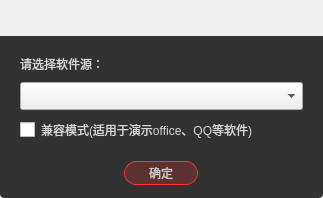
<?xml version="1.0" encoding="UTF-8"?>
<ui version="4.0">
 <class>WindowSettingUI</class>
 <widget class="QDialog" name="WindowSettingUI">
  <property name="geometry">
   <rect>
    <x>0</x>
    <y>0</y>
    <width>323</width>
    <height>198</height>
   </rect>
  </property>
  <property name="windowTitle">
   <string>Dialog</string>
  </property>
  <layout class="QGridLayout" name="gridLayout">
   <property name="leftMargin">
    <number>0</number>
   </property>
   <property name="topMargin">
    <number>0</number>
   </property>
   <property name="rightMargin">
    <number>0</number>
   </property>
   <property name="bottomMargin">
    <number>0</number>
   </property>
   <property name="spacing">
    <number>0</number>
   </property>
   <item row="0" column="0">
    <widget class="QWidget" name="widget" native="true">
     <property name="minimumSize">
      <size>
       <width>0</width>
       <height>36</height>
      </size>
     </property>
     <property name="maximumSize">
      <size>
       <width>16777215</width>
       <height>36</height>
      </size>
     </property>
     <layout class="QGridLayout" name="gridLayout_3">
      <property name="leftMargin">
       <number>0</number>
      </property>
      <property name="topMargin">
       <number>0</number>
      </property>
      <property name="rightMargin">
       <number>0</number>
      </property>
      <property name="bottomMargin">
       <number>0</number>
      </property>
      <property name="spacing">
       <number>0</number>
      </property>
      <item row="0" column="0">
       <layout class="QGridLayout" name="gridLayoutTitle"/>
      </item>
     </layout>
    </widget>
   </item>
   <item row="1" column="0">
    <widget class="QWidget" name="widget_2" native="true">
     <property name="styleSheet">
      <string notr="true">QWidget#widget_2{
background-color: rgb(50, 50, 50);
}</string>
     </property>
     <layout class="QGridLayout" name="gridLayout_2">
      <property name="leftMargin">
       <number>0</number>
      </property>
      <property name="topMargin">
       <number>0</number>
      </property>
      <property name="rightMargin">
       <number>0</number>
      </property>
      <property name="bottomMargin">
       <number>0</number>
      </property>
      <property name="spacing">
       <number>0</number>
      </property>
      <item row="0" column="0">
       <widget class="QWidget" name="widget_4" native="true">
        <layout class="QGridLayout" name="gridLayout_4">
         <property name="leftMargin">
          <number>20</number>
         </property>
         <property name="topMargin">
          <number>20</number>
         </property>
         <property name="rightMargin">
          <number>20</number>
         </property>
         <property name="horizontalSpacing">
          <number>20</number>
         </property>
         <property name="verticalSpacing">
          <number>10</number>
         </property>
         <item row="0" column="0">
          <widget class="QLabel" name="softwareList_Label">
           <property name="minimumSize">
            <size>
             <width>0</width>
             <height>16</height>
            </size>
           </property>
           <property name="maximumSize">
            <size>
             <width>16777215</width>
             <height>16</height>
            </size>
           </property>
           <property name="styleSheet">
            <string notr="true">font-size : 12px;
font-family : 微软雅黑;
color : #D6D6D6;;</string>
           </property>
           <property name="text">
            <string>请选择软件源：</string>
           </property>
          </widget>
         </item>
         <item row="2" column="0">
          <widget class="QCheckBox" name="ckb_compatible">
           <property name="enabled">
            <bool>true</bool>
           </property>
           <property name="styleSheet">
            <string notr="true">QCheckBox {font-size:12px;font-family:微软雅黑; color:#D6D6D6;}
QCheckBox:disabled {font-size:12px;font-family:微软雅黑; color:#D6D6D6;}
QCheckBox::indicator {width: 15px; height: 15px;}
QCheckBox::indicator:checked {border-image:url(:/sysButton/img/sysButton/check.png);}
QCheckBox::indicator:unchecked {border-image:url(:/sysButton/img/sysButton/uncheck.png);}
QCheckBox::indicator:checked:disabled {border-image:url(:/sysButton/img/sysButton/check.png);}
QCheckBox::indicator:unchecked:disabled {border-image:url(:/sysButton/img/sysButton/uncheck.png);}</string>
           </property>
           <property name="text">
            <string>兼容模式(适用于演示office、QQ等软件)</string>
           </property>
           <property name="checkable">
            <bool>true</bool>
           </property>
          </widget>
         </item>
         <item row="1" column="0">
          <widget class="QWidget" name="widget_5" native="true">
           <property name="minimumSize">
            <size>
             <width>0</width>
             <height>28</height>
            </size>
           </property>
           <property name="maximumSize">
            <size>
             <width>16777215</width>
             <height>28</height>
            </size>
           </property>
           <layout class="QGridLayout" name="gridLayout_6">
            <property name="leftMargin">
             <number>0</number>
            </property>
            <property name="topMargin">
             <number>0</number>
            </property>
            <property name="rightMargin">
             <number>0</number>
            </property>
            <property name="bottomMargin">
             <number>0</number>
            </property>
            <property name="horizontalSpacing">
             <number>20</number>
            </property>
            <property name="verticalSpacing">
             <number>0</number>
            </property>
            <item row="0" column="0">
             <widget class="ComboBox" name="mCmbWindowList">
              <property name="sizePolicy">
               <sizepolicy hsizetype="Expanding" vsizetype="Fixed">
                <horstretch>0</horstretch>
                <verstretch>0</verstretch>
               </sizepolicy>
              </property>
              <property name="minimumSize">
               <size>
                <width>0</width>
                <height>28</height>
               </size>
              </property>
              <property name="maximumSize">
               <size>
                <width>16777215</width>
                <height>28</height>
               </size>
              </property>
              <property name="sizeIncrement">
               <size>
                <width>0</width>
                <height>28</height>
               </size>
              </property>
             </widget>
            </item>
            <item row="0" column="1">
             <layout class="QGridLayout" name="gridLayoutBtn"/>
            </item>
           </layout>
          </widget>
         </item>
        </layout>
       </widget>
      </item>
     </layout>
    </widget>
   </item>
   <item row="2" column="0">
    <widget class="QWidget" name="widget_3" native="true">
     <property name="styleSheet">
      <string notr="true">QWidget#widget_3{
background-color: rgb(50, 50, 50);
border-bottom-left-radius:4px;border-bottom-right-radius:4px; 
}</string>
     </property>
     <layout class="QGridLayout" name="gridLayout_5">
      <item row="0" column="0">
       <widget class="QPushButton" name="saveBtn">
        <property name="minimumSize">
         <size>
          <width>74</width>
          <height>24</height>
         </size>
        </property>
        <property name="maximumSize">
         <size>
          <width>70</width>
          <height>24</height>
         </size>
        </property>
        <property name="styleSheet">
         <string notr="true">QPushButton:hover{background-color: rgb(255, 51, 51);border-radius: 12px;color: rgb(255, 235, 235);}
QPushButton{background-color: rgba(255, 45, 52, 51);border: 1px solid rgb(255, 51, 51);border-radius: 12px;color: rgb(208, 202, 203);}</string>
        </property>
        <property name="text">
         <string>确定</string>
        </property>
       </widget>
      </item>
     </layout>
    </widget>
   </item>
  </layout>
 </widget>
 <customwidgets>
  <customwidget>
   <class>ComboBox</class>
   <extends>QComboBox</extends>
   <header>combobox.h</header>
  </customwidget>
 </customwidgets>
 <resources>
  <include location="../../../VhallLive/project/VhallLive.qrc"/>
 </resources>
 <connections/>
</ui>
